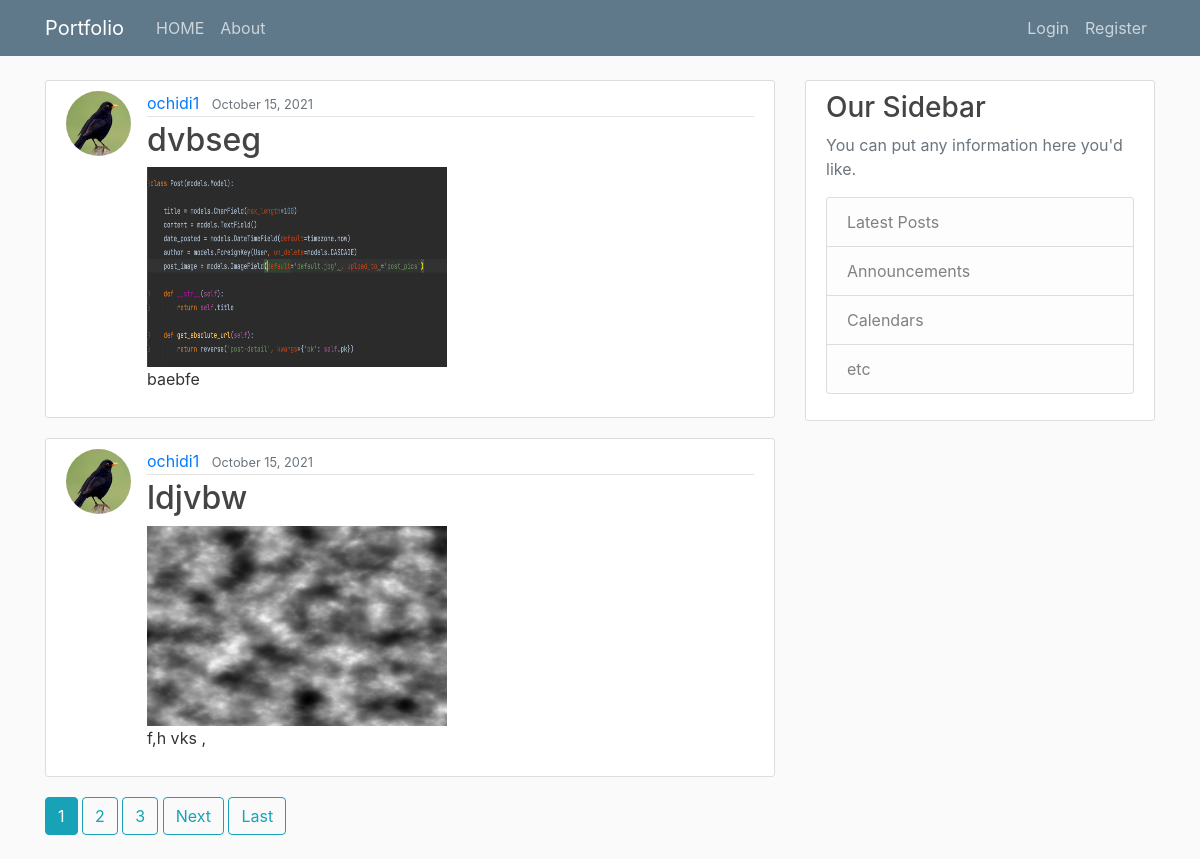
The page / on the database its author committed.
### blog/models.py (models this page shows, shortened)
class Post(models.Model):
    title = models.CharField(max_length=100)
    content = models.TextField()
    date_posted = models.DateTimeField(default=timezone.now)
    author = models.ForeignKey(User, on_delete=models.CASCADE)
    image = models.ImageField( upload_to ='post_pics', default='default.jpg' )

### users/models.py (models this page shows, shortened)
class Profile(models.Model):
    user = models.OneToOneField(User, on_delete=models.CASCADE)
    image = models.ImageField(default='default.jpg', upload_to='profile_pics')

### blog/views.py (the view)
# urls.py: path('', PostListView.as_view(), name='blog-home'),
class PostListView(ListView):
    model = Post
    template_name = 'blog/home.html'
    context_object_name = 'posts'
    ordering = ['-date_posted']
    paginate_by = 2

### blog/templates/blog/home.html (shortened to what this page needs)
{% extends "blog/base.html" %}
    {% block content %}
      {% for post in posts %}
<article class="media content-section">
  <img class="rounded-circle  article-img" src="{{ post.author.profile.image.url }}">
  <div class="media-body">
    <div class="article-metadata">
      <a class="mr-2" href="#">{{ post.author }}</a>
      <small class="text-muted">{{ post.date_posted|date:"F d, Y" }}</small>
    </div>
        <h2><a class="article-title" href="{% url 'post-detail' post.id %}">{{ post.title }}</a></h2>
      <img src="{{post.image.url  }}" height= 200 width = 300>
    <p class="article-content">{{ post.content }}</p>
  </div>
</article>
        {% endfor %}
         {% if is_paginated %}
      {% for num in page_obj.paginator.page_range %}
        {% if page_obj.number == num %}
          <a class="btn btn-info mb-4" href="?page={{ num }}">{{ num }}</a>
        {% elif num > page_obj.number|add:'-3' and num < page_obj.number|add:'3' %}
          <a class="btn btn-outline-info mb-4" href="?page={{ num }}">{{ num }}</a>
        {% endif %}
      {% endfor %}
      {% if page_obj.has_next %}
        <a class="btn btn-outline-info mb-4" href="?page={{ page_obj.next_page_number }}">Next</a>
        <a class="btn btn-outline-info mb-4" href="?page={{ page_obj.paginator.num_pages }}">Last</a>
      {% endif %}
        {% endif %}
{% endblock content%}

### blog/templates/blog/base.html (shortened to what this page needs)
{% load static %}
<!DOCTYPE html>
<html lang="en">
<head>
    <link rel="stylesheet" href="https://maxcdn.bootstrapcdn.com/bootstrap/4.0.0/css/bootstrap.min.css">
    <link rel="stylesheet" type="text/css" href="{% static 'blog/main.css' %}">
</head>
<body>
<header class="site-header">
  <nav class="navbar navbar-expand-md navbar-dark bg-steel fixed-top">
    <div class="container">
      <a class="navbar-brand mr-4" href="{% url 'blog-home' %}">Portfolio</a>
      <div class="collapse navbar-collapse" id="navbarToggle">
        <div class="navbar-nav mr-auto">
          <a class="nav-item nav-link" href="{% url 'blog-home' %}">HOME</a>
          <a class="nav-item nav-link" href="{% url 'blog-about' %}">About</a>
        </div>
        <div class="navbar-nav">
            {% if user.is_authenticated %}
                 <a class="nav-item nav-link" href="{% url 'post-create' %}">New Post</a>
                 <a class="nav-item nav-link" href="{% url 'profile' %}">Profile</a>
                 <a class="nav-item nav-link" href="{% url 'logout' %}">Logout</a>
            {% else %}
                <a class="nav-item nav-link" href="{% url 'login' %}">Login</a>
                <a class="nav-item nav-link" href="{% url 'register' %}">Register</a>
            {% endif %}
        </div>
      </div>
    </div>
  </nav>
</header>
<main role="main" class="container">
  <div class="row">
    <div class="col-md-8">
      {% block content %}{% endblock %}
    </div>
    <div class="col-md-4">
      <div class="content-section">
        <h3>Our Sidebar</h3>
        <p class='text-muted'>You can put any information here you'd like.
          <ul class="list-group">
            <li class="list-group-item list-group-item-light">Latest Posts</li>
            <li class="list-group-item list-group-item-light">Announcements</li>
            <li class="list-group-item list-group-item-light">Calendars</li>
            <li class="list-group-item list-group-item-light">etc</li>
          </ul>
        </p>
      </div>
    </div>
  </div>
</main>
</body>
</html>

### blog/static/blog/main.css (style rules this page uses)
body { background: #fafafa; color: #333333; margin-top: 5rem; }
h1, h2, h3, h4, h5, h6 { color: #444444; }
ul { margin: 0; }
.bg-steel { background-color: #5f788a; }
.site-header .navbar-nav .nav-link { color: #cbd5db; }
.content-section { background: #ffffff; padding: 10px 20px; border: 1px solid #dddddd; border-radius: 3px; margin-bottom: 20px; }
.article-title { color: #444444; }
.article-content { white-space: pre-line; }
.article-img { height: 65px; width: 65px; margin-right: 16px; }
.article-metadata { padding-bottom: 1px; margin-bottom: 4px; border-bottom: 1px solid #e3e3e3 }

### rows shown on the page
Post: author.profile.image (picture), author "ochidi1", date_posted "October 15, 2021", title "dvbseg", image (picture), content "baebfe"
Post: author.profile.image (picture), author "ochidi1", date_posted "October 15, 2021", title "ldjvbw", image (picture), content "f,h vks ,"

### other values the page prints
{{ num }} "1"
{{ num }} "2" "3"
